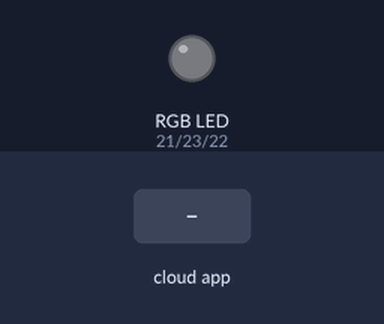
Recording of a sketch running on a simulated ESP32. Parts: an RGB LED mixed from three pins (HIGH = lit). The test bench sets the inputs (shaded band). WiFi joins after 1.5 s; servers stay silent unless stated; what the sketch prints to the serial monitor is not drawn.

Above: at 14.7 s.
14.8 s: the phone or cloud app sets on.air to 1
At 15.5 s:
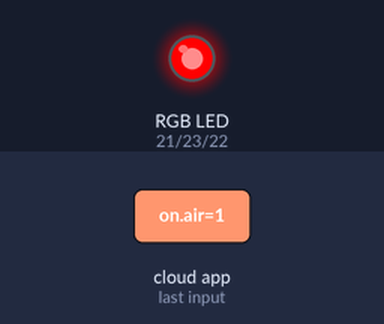
16.3 s: the phone or cloud app sets on.air.green to 1
At 16.7 s:
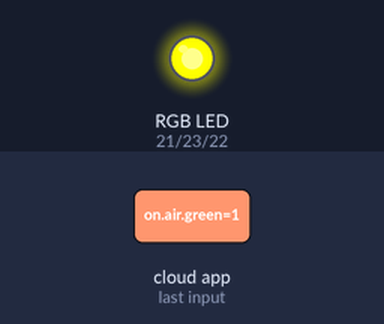
17.8 s: the phone or cloud app sets on.air.blue to 1
At 19.0 s:
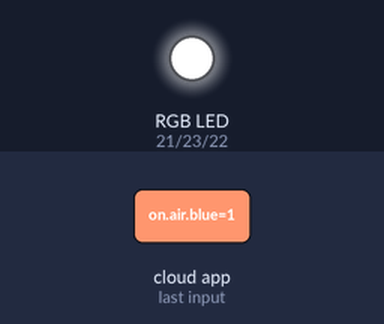
19.3 s: the phone or cloud app sets on.air.red to 0
At 20.1 s:
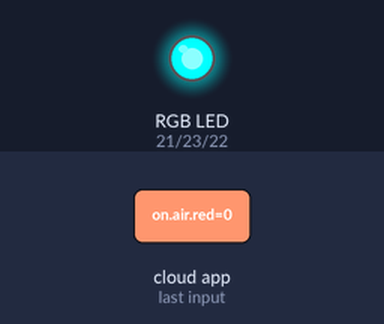
20.8 s: the phone or cloud app sets on.air.green to 0
At 21.3 s:
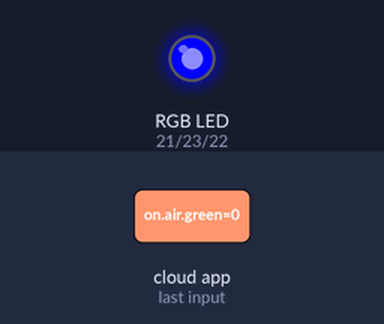
22.3 s: the phone or cloud app sets on.air.red to 1
At 23.6 s:
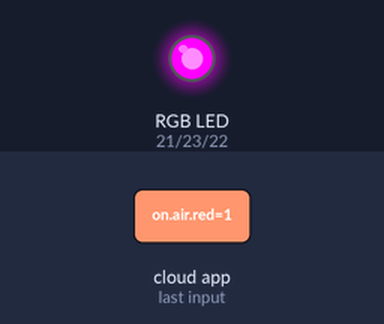
Timing chart, 0 to 24.8 s (numbered marks = the images above; inputs shaded):
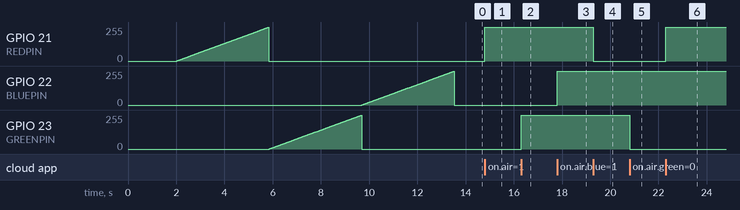

Measured:
- after the input at 14.8 s, GPIO 21 (REDPIN): 0/255 → 255/255 at once
- after the input at 16.3 s, GPIO 23 (GREENPIN): 0/255 → 255/255 at once
- after the input at 17.8 s, GPIO 22 (BLUEPIN): 0/255 → 255/255 at once
- after the input at 19.3 s, GPIO 21 (REDPIN): 255/255 → 0/255 at once
- after the input at 20.8 s, GPIO 23 (GREENPIN): 255/255 → 0/255 at once
- after the input at 22.3 s, GPIO 21 (REDPIN): 0/255 → 255/255 at once

The sketch:

OnAirSign.ino
```cpp
#define DEBUG_FAUXMO             Serial
#define DEBUG_FAUXMO_VERBOSE_TCP true
#define DEBUG_FAUXMO_VERBOSE_UDP true

#include <fauxmoESP.h>
#include <ESPmDNS.h>

fauxmoESP fauxmo;


#define REDPIN 21
#define GREENPIN 23
#define BLUEPIN 22
#define FADESPEED 5     // make this higher to slow down

// setting PWM properties
const int freq = 5000;
const int resolution = 8;

// Your WiFi credentials.
// Set password to "" for open networks.
char ssid[] = "";
char pass[] = "";


void setup() {

    // configure LED PWM functionalitites
    ledcSetup(1, freq, resolution);
    ledcSetup(2, freq, resolution);
    ledcSetup(3, freq, resolution);

    // attach the channel to the GPIO to be controlled
    ledcAttachPin(REDPIN, 1);
    ledcAttachPin(GREENPIN, 2);
    ledcAttachPin(BLUEPIN, 3);


    Serial.begin(115200);
    delay(500);

    WiFi.begin(ssid, pass);
    Serial.println("");

    // Wait for connection
    while (WiFi.status() != WL_CONNECTED) {
      delay(500);
      Serial.print(".");
    }
    Serial.println("");
    Serial.print("Connected to ");
    Serial.println(ssid);
    Serial.print("IP address: ");
    Serial.println(WiFi.localIP());

    Serial.println("Setup MDNS for onair");
    if (!MDNS.begin("onair")) {
        Serial.println("Error setting up MDNS responder!");
        while(1){
            delay(1000);
        }
    }

    // setup device names for Amazon Echo
    fauxmo.addDevice("on air");
    fauxmo.addDevice("on air red");
    fauxmo.addDevice("on air green");
    fauxmo.addDevice("on air blue");

    fauxmo.setPort(80); // required for gen3 devices
    fauxmo.enable(true);

    //Handle command from Amazon Echo
    fauxmo.onSetState([](unsigned char device_id, const char * device_name, bool state, unsigned char value) {
        uint8_t light = 1;
        String name = (const char *) device_name;

        if ( name.indexOf("red") > 0 )
        {
          light = 1;
        }
        else if ( name.indexOf("green") > 0 )
        {
          light = 2;
        }
        else if ( name.indexOf("blue") > 0 )
        {
          light = 3;
        }

        if ( state ){
          ledcWrite(light, value);
        }
        else
        {
          ledcWrite(light, 0);
        }
        Serial.printf("[MAIN] Device #%d (%s) state: %s value: %d\n", device_id, device_name, state ? "ON" : "OFF", value);
    });


    // cycle the lights during bootup
    for(int dutyCycle = 0; dutyCycle <= 255; dutyCycle++){
      // changing the LED brightness with PWM
      ledcWrite(1, dutyCycle);
      delay(15);
    }
    ledcWrite(1, 0);

    for(int dutyCycle = 0; dutyCycle <= 255; dutyCycle++){
      // changing the LED brightness with PWM
      ledcWrite(2, dutyCycle);
      delay(15);
    }
    ledcWrite(2, 0);

    for(int dutyCycle = 0; dutyCycle <= 255; dutyCycle++){
      // changing the LED brightness with PWM
      ledcWrite(3, dutyCycle);
      delay(15);
    }
    ledcWrite(3, 0);
}

void loop() {
    fauxmo.handle();  // check for command from Amazon Echo
}
```
